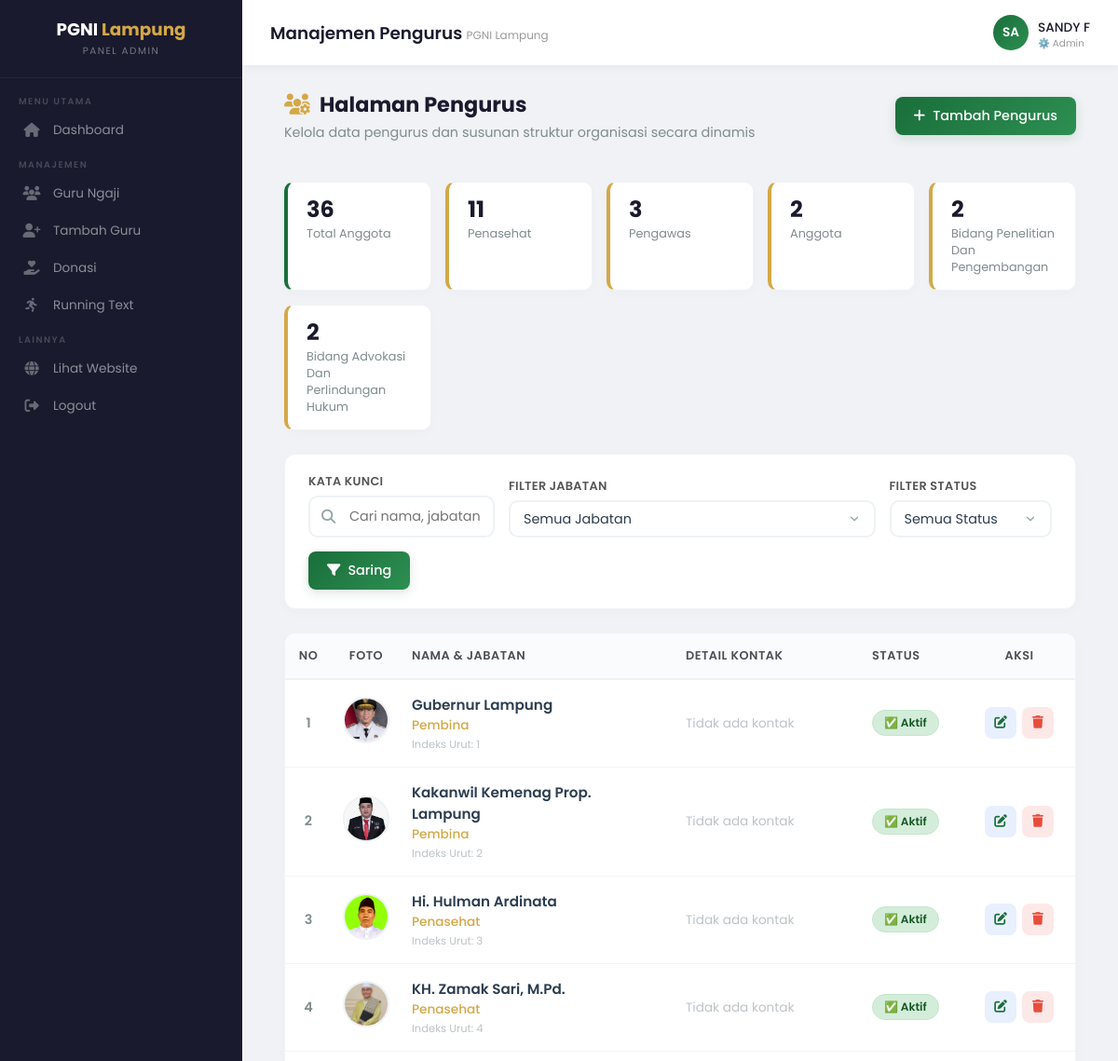
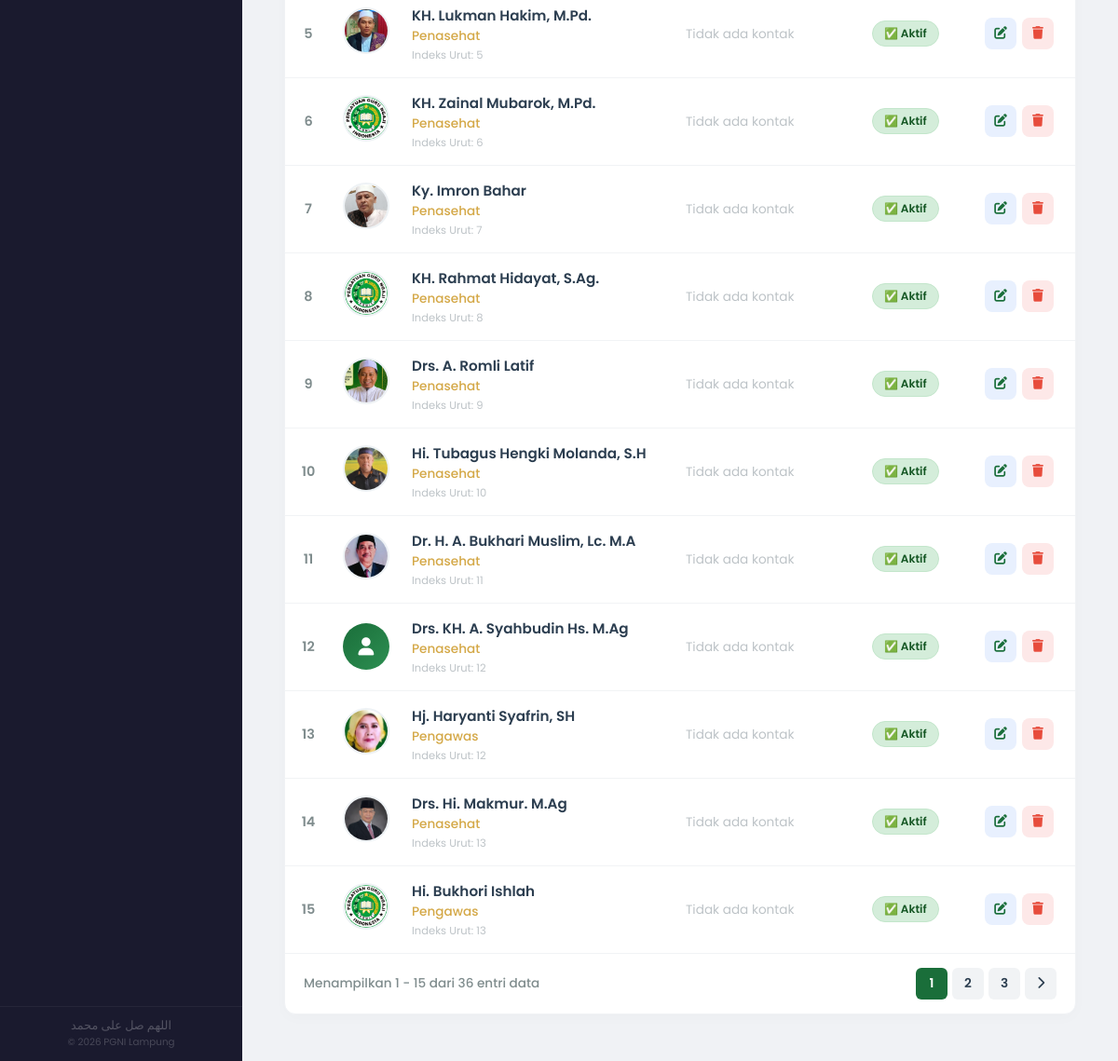
/admin/pengurus.php (signed in), run on the app's committed database (2 pictures, top to bottom).
### tables this page shows
CREATE TABLE `pengurus` (
  `id` int(11) NOT NULL AUTO_INCREMENT,
  `parent_id` int(11) DEFAULT NULL,
  `nama` varchar(100) NOT NULL,
  `jabatan` varchar(100) NOT NULL,
  `is_ketua_bidang` tinyint(1) DEFAULT 0,
  `jenis_kelamin` enum('L','P') DEFAULT NULL,
  `tempat_lahir` varchar(100) DEFAULT NULL,
  `tanggal_lahir` date DEFAULT NULL,
  `alamat` text DEFAULT NULL,
  `no_telp` varchar(20) DEFAULT NULL,
  `email` varchar(100) DEFAULT NULL,
  `foto` varchar(255) DEFAULT NULL,
  `bio` text DEFAULT NULL,
  `urutan` int(11) DEFAULT 0,
  `status` enum('aktif','nonaktif') DEFAULT 'aktif',
  `created_by` int(11) DEFAULT NULL,
  `created_at` timestamp NULL DEFAULT current_timestamp(),
  `updated_at` timestamp NULL DEFAULT current_timestamp() ON UPDATE current_timestamp(),
  `desa_id` int(11) DEFAULT NULL,
  PRIMARY KEY (`id`),
  KEY `created_by` (`created_by`),
  KEY `idx_status` (`status`),
  KEY `idx_jabatan` (`jabatan`),
  KEY `idx_parent_id` (`parent_id`)
);

### admin/pengurus.php (the view, shortened to what this page needs)
<?php
$root_path = dirname(__DIR__);
require_once $root_path . '/include/functions.php';
$check_data = mysqli_query($conn, "SELECT COUNT(*) as total FROM pengurus");
$total_pengurus = $check_data ? mysqli_fetch_assoc($check_data)['total'] : 0;
$check_columns = mysqli_query($conn, "SHOW COLUMNS FROM pengurus");
$existing_columns = [];
while ($col = mysqli_fetch_assoc($check_columns)) {
    $existing_columns[] = $col['Field'];
}
$has_desa = in_array('desa_id', $existing_columns);
$has_urutan = in_array('urutan', $existing_columns);
$per_page = 15;
$page = isset($_GET['page']) ? (int)$_GET['page'] : 1;
$page = max(1, $page);
$offset = ($page - 1) * $per_page;
$search = isset($_GET['search']) ? trim($_GET['search']) : '';
$jabatan_filter = isset($_GET['jabatan']) ? trim($_GET['jabatan']) : '';
$status_filter = isset($_GET['status']) ? trim($_GET['status']) : '';
$count_query = "SELECT COUNT(*) as total FROM pengurus WHERE 1=1";
$count_result = mysqli_query($conn, $count_query);
$total_data = $count_result ? mysqli_fetch_assoc($count_result)['total'] : 0;
$total_pages = ceil($total_data / $per_page);
$query = "SELECT p.*";
if ($has_desa) {
    $query .= ", d.nama as desa_nama";
}
$query .= " FROM pengurus p";
if ($has_desa) {
    $query .= " LEFT JOIN desa d ON p.desa_id = d.id";
}
$query .= " WHERE 1=1";
if ($has_urutan) {
    $query .= " ORDER BY p.urutan ASC, p.jabatan ASC, p.nama ASC";
} else {
    $query .= " ORDER BY p.jabatan ASC, p.nama ASC";
}
$query .= " LIMIT $offset, $per_page";
$pengurus_list = mysqli_query($conn, $query);
include $root_path . '/admin/include/admin_header.php';
?>
<div class="main-content">
    <div class="page-header">
        <div class="page-header-left">
            <h2><i class="fas fa-users-cog"></i> Halaman Pengurus</h2>
            <p class="text-muted">Kelola data pengurus dan susunan struktur organisasi secara dinamis</p>
        </div>
        <div class="page-header-right">
            <a href="pengurus_tambah.php" class="btn btn-primary">
                <i class="fas fa-plus"></i> Tambah Pengurus
            </a>
        </div>
    </div>
    <div class="stats-container">
        <div class="stat-box primary">
            <div class="stat-val"><?php echo number_format($total_pengurus); ?></div>
            <div class="stat-lbl">Total Anggota</div>
        </div>
        <?php
        $stat_query = "SELECT jabatan, COUNT(*) as total FROM pengurus WHERE status = 'aktif' GROUP BY jabatan ORDER BY total DESC LIMIT 5";
        $stat_result = mysqli_query($conn, $stat_query);
        if ($stat_result):
            while ($stat = mysqli_fetch_assoc($stat_result)):
        ?>
            <div class="stat-box accent">
                <div class="stat-val"><?php echo number_format($stat['total']); ?></div>
                <div class="stat-lbl"><?php echo htmlspecialchars($stat['jabatan']); ?></div>
            </div>
        <?php
            endwhile;
        endif;
        ?>
    </div>
    <div class="filter-section">
        <form action="" method="GET" class="filter-form">
            <div class="filter-form-group" style="flex: 2; min-width: 200px;">
                <label class="filter-label">Kata Kunci</label>
                <div class="input-group">
                    <span class="input-icon"><i class="fas fa-search"></i></span>
                    <input type="text" name="search" class="form-control" placeholder="Cari nama, jabatan, email..."
                           value="<?php echo htmlspecialchars($search); ?>">
                </div>
            </div>
            <div class="filter-form-group" style="min-width: 160px;">
                <label class="filter-label">Filter Jabatan</label>
                <select name="jabatan" class="form-control">
                    <option value="">Semua Jabatan</option>
                </select>
            </div>
            <div class="filter-form-group" style="min-width: 140px;">
                <label class="filter-label">Filter Status</label>
                <select name="status" class="form-control">
                    <option value="">Semua Status</option>
                </select>
            </div>
            <div style="display: flex; gap: 8px; align-items: flex-end;">
                <button type="submit" class="btn btn-primary">
                    <i class="fas fa-filter"></i> Saring
                </button>
            </div>
        </form>
    </div>
    <div class="table-wrapper">
        <div class="table-responsive">
            <table class="table">
                <thead>
                    <tr>
                        <th style="width: 50px; text-align: center;">No</th>
                        <th style="width: 70px; text-align: center;">Foto</th>
                        <th>Nama & Jabatan</th>
                        <th style="width: 200px;">Detail Kontak</th>
                        <th style="width: 110px;">Status</th>
                        <th style="text-align: center; width: 120px;">Aksi</th>
                    </tr>
                </thead>
                <tbody>
                    <?php if ($pengurus_list && mysqli_num_rows($pengurus_list) > 0): ?>
                        <?php $no = $offset + 1; ?>
                        <?php while ($pengurus = mysqli_fetch_assoc($pengurus_list)): ?>
                            <tr>
                                <td data-label="No" style="text-align: center; font-weight: 600; color: #7f8c8d;">
                                    <?php echo $no++; ?>
                                </td>
                                <td data-label="Foto" style="text-align: center;">
                                    <?php if (!empty($pengurus['foto'])): ?>
                                        <img src="../assets/images/pengurus/<?php echo htmlspecialchars($pengurus['foto']); ?>"
                                             alt="<?php echo htmlspecialchars($pengurus['nama']); ?>"
                                             class="avatar-img"
                                             onerror="this.src='../assets/images/pengurus/default.jpg'">
                                    <?php else: ?>
                                        <div class="avatar-placeholder" style="margin: 0 auto;">
                                            <i class="fas fa-user"></i>
                                        </div>
                                    <?php endif; ?>
                                </td>
                                <td data-label="Nama & Jabatan">
                                    <div class="profile-name">
                                        <?php echo htmlspecialchars($pengurus['nama']); ?>
                                    </div>
                                    <div class="profile-role">
                                        <?php echo htmlspecialchars($pengurus['jabatan']); ?>
                                    </div>
                                    <?php if (isset($pengurus['urutan']) && $pengurus['urutan'] > 0): ?>
                                        <div style="font-size: 0.72rem; color: #bdc3c7; margin-top: 2px;">
                                            Indeks Urut: <?php echo $pengurus['urutan']; ?>
                                        </div>
                                    <?php endif; ?>
                                </td>
                                <td data-label="Detail Kontak">
                                    <?php if (empty($pengurus['email']) && empty($pengurus['no_telp'])): ?>
                                        <span style="color: #bdc3c7; font-size: 0.85rem;">Tidak ada kontak</span>
                                    <?php endif; ?>
                                </td>
                                <td data-label="Status">
                                    <span class="badge-status <?php echo $pengurus['status']; ?>">
                                        <?php echo $pengurus['status'] == 'aktif' ? '✅ Aktif' : '❌ Nonaktif'; ?>
                                    </span>
                                </td>
                                <td data-label="Aksi">
                                    <div class="action-buttons">
                                        <a href="pengurus_edit.php?id=<?php echo $pengurus['id']; ?>"
                                           class="btn-action btn-action-edit" title="Ubah Data">
                                            <i class="fas fa-edit"></i>
                                        </a>
                                        <a href="pengurus_hapus.php?id=<?php echo $pengurus['id']; ?>"
                                           class="btn-action btn-action-delete" title="Hapus Permanen"
                                           onclick="return confirm('Apakah Anda yakin ingin menghapus data pengurus ini?')">
                                            <i class="fas fa-trash"></i>
                                        </a>
                                    </div>
                                </td>
                            </tr>
                        <?php endwhile; ?>
                    <?php endif; ?>
                </tbody>
            </table>
        </div>
        <?php if ($total_pages > 1): ?>
            <div class="pagination-wrapper">
                <span class="pagination-counter">
                    Menampilkan <?php echo number_format(($page - 1) * $per_page + 1); ?> -
                    <?php echo number_format(min($page * $per_page, $total_data)); ?>
                    dari <?php echo number_format($total_data); ?> entri data
                </span>
                <div class="pagination-nav">
                    <?php
                    $start_page = max(1, $page - 2);
                    $end_page = min($total_pages, $page + 2);
                    for ($i = $start_page; $i <= $end_page; $i++):
                    ?>
                        <a href="?page=<?php echo $i; ?><?php echo !empty($search) ? '&search=' . urlencode($search) : ''; ?><?php echo !empty($jabatan_filter) ? '&jabatan=' . urlencode($jabatan_filter) : ''; ?><?php echo !empty($status_filter) ? '&status=' . urlencode($status_filter) : ''; ?>"
                           class="pagination-btn <?php echo $i == $page ? 'active' : ''; ?>">
                            <?php echo $i; ?>
                        </a>
                    <?php endfor; ?>
                    <?php if ($page < $total_pages): ?>
                        <a href="?page=<?php echo $page + 1; ?><?php echo !empty($search) ? '&search=' . urlencode($search) : ''; ?><?php echo !empty($jabatan_filter) ? '&jabatan=' . urlencode($jabatan_filter) : ''; ?><?php echo !empty($status_filter) ? '&status=' . urlencode($status_filter) : ''; ?>"
                           class="pagination-btn">
                            <i class="fas fa-chevron-right"></i>
                        </a>
                    <?php endif; ?>
                </div>
            </div>
        <?php endif; ?>
    </div>
</div>
<?php include $root_path . '/admin/include/admin_footer.php'; ?>

### admin/include/admin_header.php (style rules this page uses)
:root { --primary: #1a6e3a; --primary-dark: #0e4a26; --primary-light: #2d8f52; --gold: #d4a847; --gold-light: #f0dba8; --dark: #1a1a2e; --sidebar-width: 260px; --header-height: 70px; --transition: all 0.3s ease; }
* { margin: 0; padding: 0; box-sizing: border-box; }
body { font-family: 'Poppins', sans-serif; background: #f0f2f5; direction: ltr; display: flex; min-height: 100vh; }

### data on the page
pengurus: foto (picture), nama "Gubernur Lampung", jabatan "Pembina", urutan "1", email "Tidak ada kontak", status "✅ Aktif"
pengurus: foto (picture), nama "Kakanwil Kemenag Prop. Lampung", jabatan "Pembina", urutan "2", email "Tidak ada kontak", status "✅ Aktif"
pengurus: foto (picture), nama "Hi. Hulman Ardinata", jabatan "Penasehat", urutan "3", email "Tidak ada kontak", status "✅ Aktif"
pengurus: foto (picture), nama "KH. Zamak Sari, M.Pd.", jabatan "Penasehat", urutan "4", email "Tidak ada kontak", status "✅ Aktif"
pengurus: foto (picture), nama "KH. Lukman Hakim, M.Pd.", jabatan "Penasehat", urutan "5", shows "Tidak ada kontak", status "✅ Aktif"
pengurus: foto (picture), nama "KH. Zainal Mubarok, M.Pd.", jabatan "Penasehat", urutan "6", email "Tidak ada kontak", status "✅ Aktif"
pengurus: foto (picture), nama "Ky. Imron Bahar", jabatan "Penasehat", urutan "7", email "Tidak ada kontak", status "✅ Aktif"
pengurus: foto (picture), nama "KH. Rahmat Hidayat, S.Ag.", jabatan "Penasehat", urutan "8", shows "Tidak ada kontak", status "✅ Aktif"
pengurus: foto (picture), nama "Drs. A. Romli Latif", jabatan "Penasehat", urutan "9", email "Tidak ada kontak", status "✅ Aktif"
pengurus: foto (picture), nama "Hi. Tubagus Hengki Molanda, S.H", jabatan "Penasehat", urutan "10", email "Tidak ada kontak", status "✅ Aktif"
pengurus: foto (picture), nama "Dr. H. A. Bukhari Muslim, Lc. M.A", jabatan "Penasehat", urutan "11", email "Tidak ada kontak", status "✅ Aktif"
pengurus: nama "Drs. KH. A. Syahbudin Hs. M.Ag", jabatan "Penasehat", urutan "12", email "Tidak ada kontak", status "✅ Aktif"
pengurus: foto (picture), nama "Hj. Haryanti Syafrin, SH", jabatan "Pengawas", urutan "12", email "Tidak ada kontak", status "✅ Aktif"
pengurus: foto (picture), nama "Drs. Hi. Makmur. M.Ag", jabatan "Penasehat", urutan "13", email "Tidak ada kontak", status "✅ Aktif"
pengurus: foto (picture), nama "Hi. Bukhori Ishlah", jabatan "Pengawas", urutan "13", email "Tidak ada kontak", status "✅ Aktif"

### other printed values
$title "Manajemen Pengurus"
substr($_SESSION['nama_lengkap'] ?? 'A', 0, 2) "SA"
$_SESSION['nama_lengkap'] "SANDY F"
$role_display[$_SESSION['role'] ?? 'admin'] "⚙️ Admin"
$total_pengurus "36"
$stat['total'] "11"
$stat['jabatan'] "Penasehat"
$stat['total'] "3"
$stat['jabatan'] "Pengawas"
$stat['total'] "2"
$stat['jabatan'] "Anggota"
$stat['jabatan'] "Bidang Penelitian Dan Pengembangan"
$stat['jabatan'] "Bidang Advokasi Dan Perlindungan Hukum"
min($page * $per_page, $total_data) "15"
$total_data "36"
